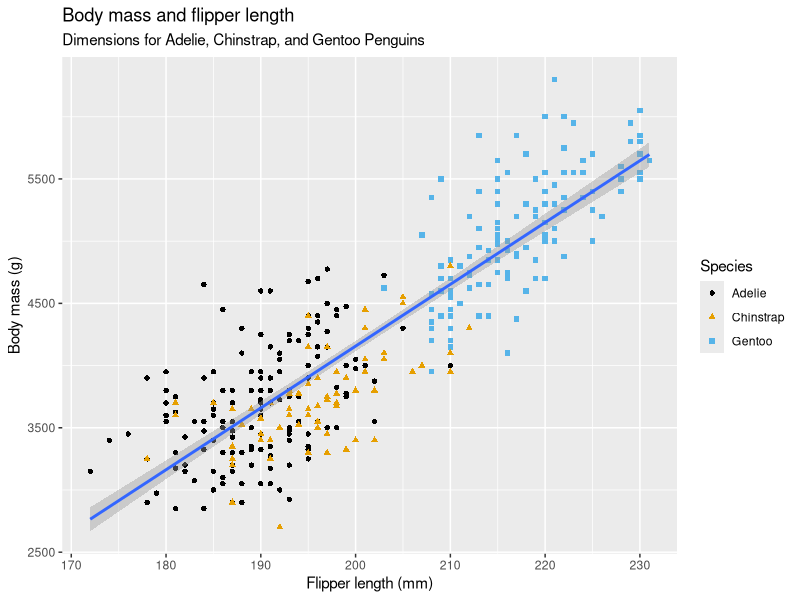
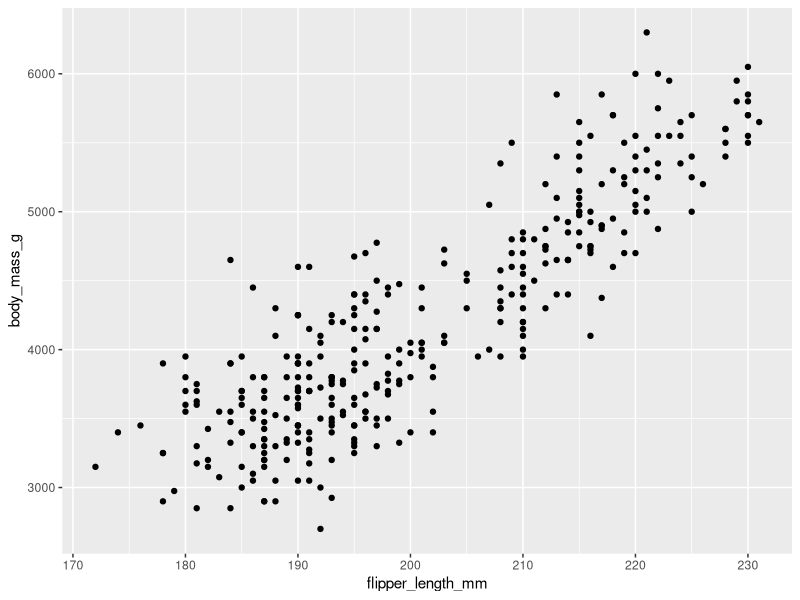
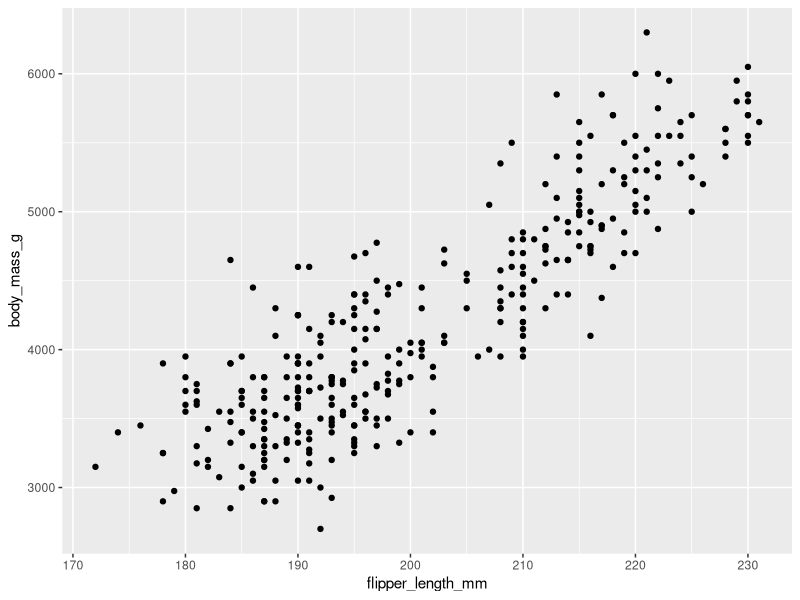
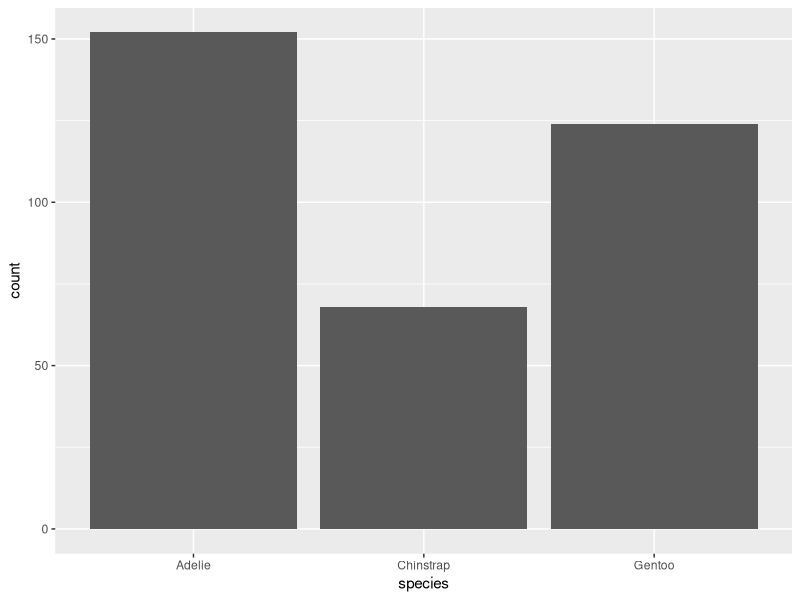
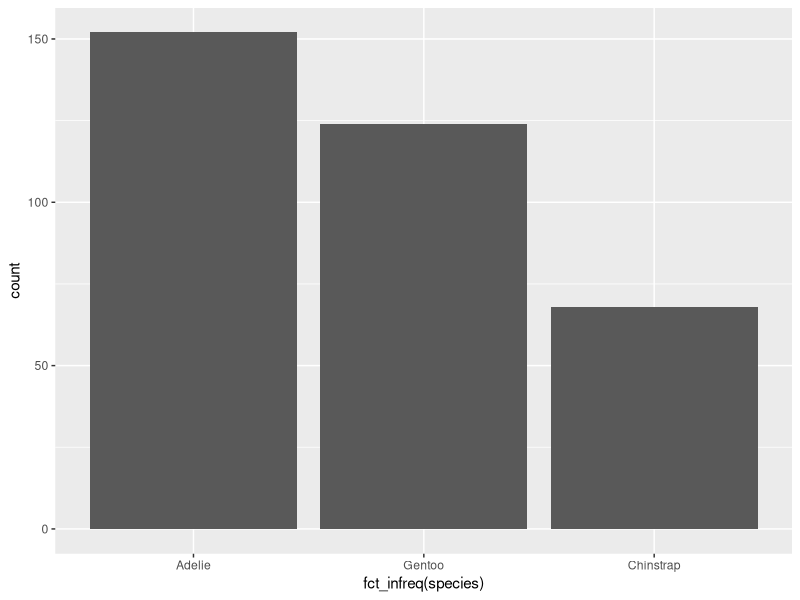
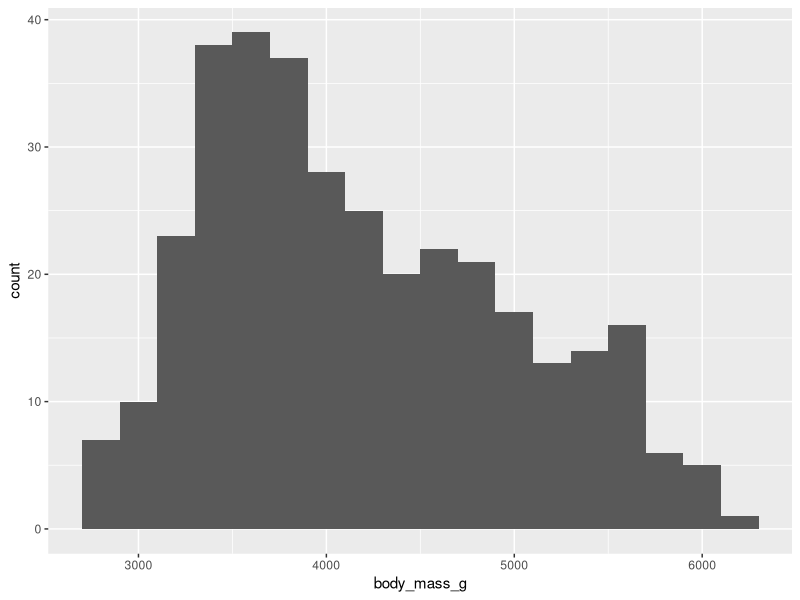
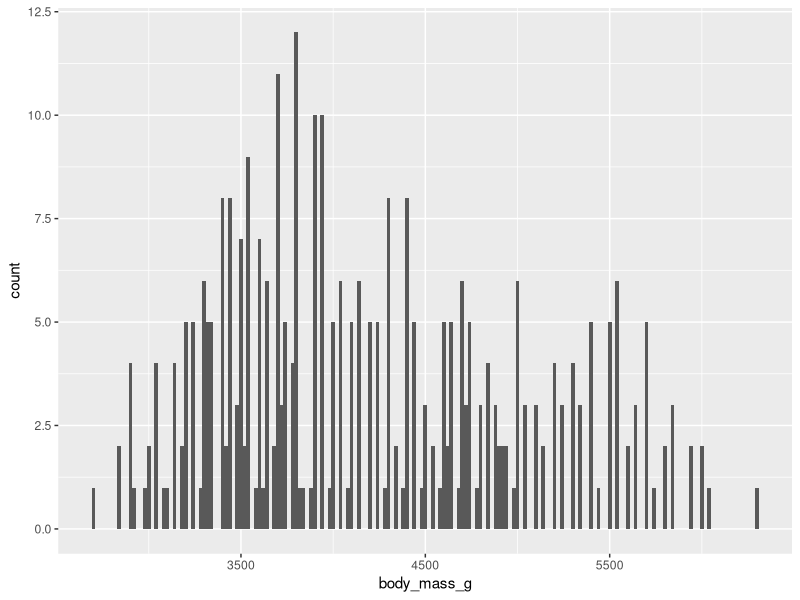
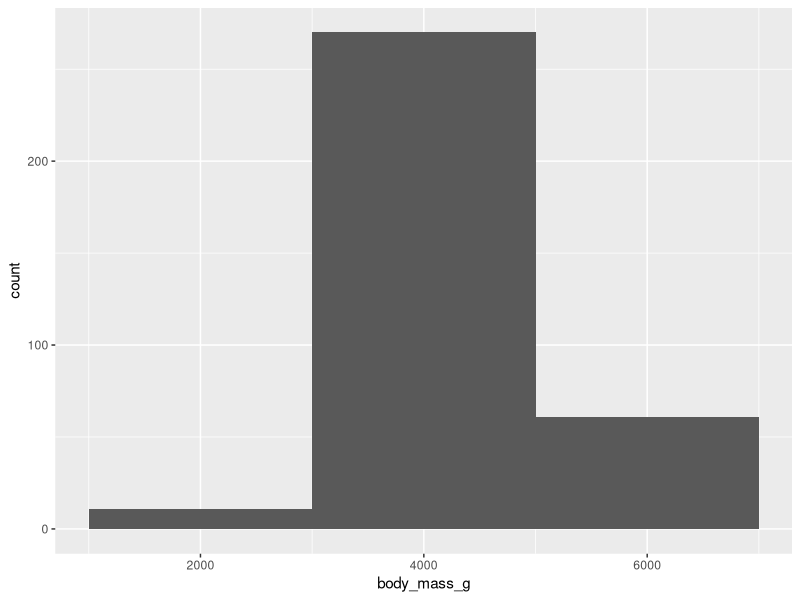

Here is the R script that generated these plots, in order:
install.packages("tidyverse")
library(tidyverse)
library(palmerpenguins)
library(ggthemes)
ggplot(
  data = penguins,
  mapping = aes(x = flipper_length_mm, y = body_mass_g)
) +
  geom_point(aes(color = species, shape = species)) +
  geom_smooth(method = "lm") +
  labs(
    title = "Body mass and flipper length",
    subtitle = "Dimensions for Adelie, Chinstrap, and Gentoo Penguins",
    x = "Flipper length (mm)", y = "Body mass (g)",
    color = "Species", shape = "Species"
  ) +
  scale_color_colorblind()

ggplot(penguins, aes(x = flipper_length_mm, y = body_mass_g)) +
  geom_point()

penguins |>
  ggplot(aes(x = flipper_length_mm, y = body_mass_g)) +
  geom_point()

ggplot(penguins, aes(x = species)) +
  geom_bar()

ggplot(penguins, aes(x = fct_infreq(species))) +
  geom_bar()

ggplot(penguins, aes(x = body_mass_g)) +
  geom_histogram(binwidth = 200)

ggplot(penguins, aes(x = body_mass_g)) +
  geom_histogram(binwidth = 20)
ggplot(penguins, aes(x = body_mass_g)) +
  geom_histogram(binwidth = 2000)

ggplot(penguins, aes(x = body_mass_g)) +
  geom_density()

ggplot(penguins, aes(x = species, y = body_mass_g)) +
  geom_boxplot()

ggplot(penguins, aes(x = body_mass_g, color = species)) +
  geom_density(linewidth = 0.75)

ggplot(penguins, aes(x = body_mass_g, color = species, fill = species)) +
  geom_density(alpha = 0.5)

ggplot(penguins, aes(x = island, fill = species)) +
  geom_bar()

ggplot(penguins, aes(x = island, fill = species)) +
  geom_bar(position = "fill")

ggplot(penguins, aes(x = flipper_length_mm, y = body_mass_g)) +
  geom_point()

ggplot(penguins, aes(x = flipper_length_mm, y = body_mass_g)) +
  geom_point(aes(color = species, shape = island))

ggplot(penguins, aes(x = flipper_length_mm, y = body_mass_g)) +
  geom_point(aes(color = species, shape = species)) 

ggplot(penguins, aes(x = flipper_length_mm, y = body_mass_g)) +
  geom_point(aes(color = species, shape = species)) +
  facet_wrap(~island)

ggplot(penguins, aes(x = island, fill = species)) +
  geom_bar(position = "fill")
ggplot(penguins, aes(x = species, fill = island)) +
  geom_bar(position = "fill")